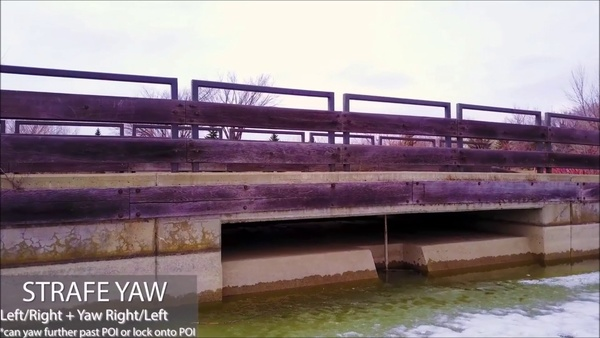
#> input picture Image to depth map/Opencv example/Left5.jpg, 600 x 338 px
$ python example2.py
#> lines starting #> are read from the running program, lines starting #| are printed output that depends on the picture
import numpy as np
from sklearn.preprocessing import normalize
import cv2

print('loading images...')
imgL = cv2.imread('Left5.jpg')
#> imgL is the input picture: shape (338, 600, 3); mean B, G, R 133.3, 127.3, 142.3
imgR = cv2.imread('Right5.jpg')
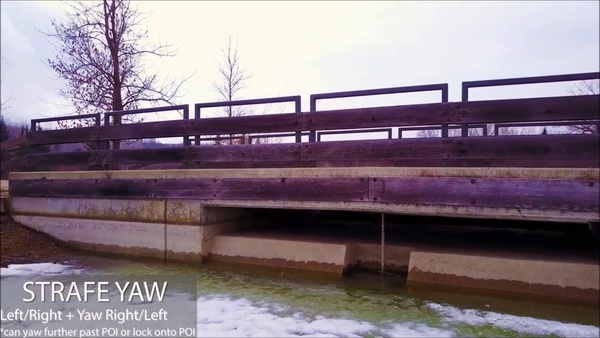
#> input picture Image to depth map/Opencv example/Right5.jpg, 600 x 338 px
#> imgR is the input picture: shape (338, 600, 3); mean B, G, R 131.2, 121.4, 135.2

# SGBM Parameters -----------------
window_size = 3                     # wsize default 3; 5; 7 for SGBM reduced size image; 15 for SGBM full size image (1300px and above); 5 Works nicely

left_matcher = cv2.StereoSGBM_create(
    minDisparity=0,
    numDisparities=160,             # max_disp has to be dividable by 16 f. E. HH 192, 256
    blockSize=5,
    P1=8 * 3 * window_size ** 2,    # wsize default 3; 5; 7 for SGBM reduced size image; 15 for SGBM full size image (1300px and above); 5 Works nicely
    P2=32 * 3 * window_size ** 2,
    disp12MaxDiff=1,
    uniquenessRatio=15,
    speckleWindowSize=0,
    speckleRange=2,
    preFilterCap=63,
    mode=cv2.STEREO_SGBM_MODE_SGBM_3WAY
    #mode=cv2.STEREO_BM_BASIC_PRESET,
    #SADWindowSize=15
)

right_matcher = cv2.ximgproc.createRightMatcher(left_matcher)

# FILTER Parameters
lmbda = 80000
sigma = 1.2
visual_multiplier = 1.0

wls_filter = cv2.ximgproc.createDisparityWLSFilter(matcher_left=left_matcher)
wls_filter.setLambda(lmbda)
wls_filter.setSigmaColor(sigma)

print('computing disparity...')
displ = left_matcher.compute(imgL, imgR)  # .astype(np.float32)/16
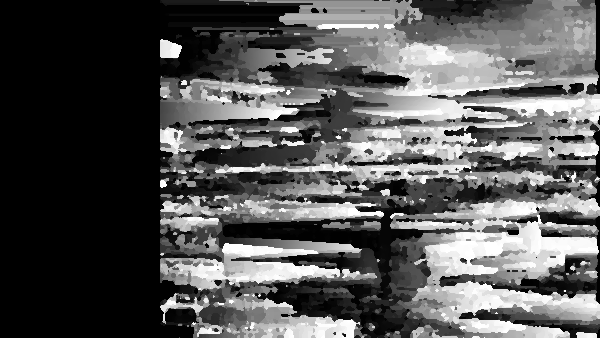
#> displ: shape (338, 600) int16; min -16, max 2544, mean 861; drawn with min black and max white
dispr = right_matcher.compute(imgR, imgL)  # .astype(np.float32)/16
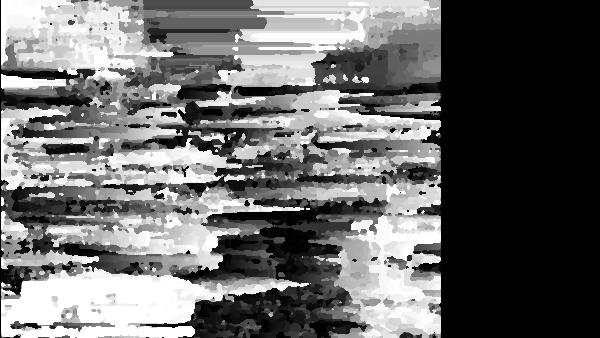
#> dispr: shape (338, 600) int16; min -2560, max 0, mean -1486.8; drawn with min black and max white
displ = np.int16(displ)
dispr = np.int16(dispr)
filteredImg = wls_filter.filter(displ, imgL, None, dispr)  # important to put "imgL" here!!!
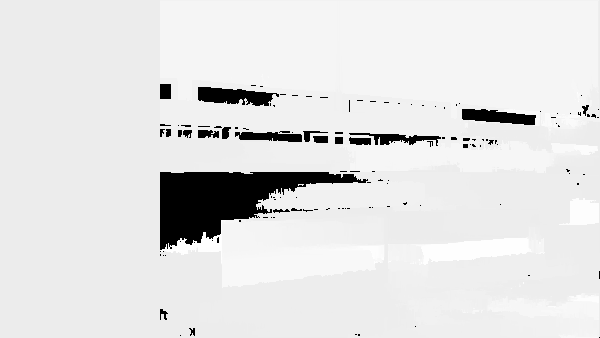
#> filteredImg: shape (338, 600) int16; min -32768, max 2539, mean -1397; drawn with min black and max white

filteredImg = cv2.normalize(src=filteredImg, dst=filteredImg, beta=0, alpha=255, norm_type=cv2.NORM_MINMAX);
filteredImg = np.uint8(filteredImg)
cv2.imshow('Disparity Map', filteredImg)
cv2.waitKey()
cv2.imwrite("Testl.jpg", left_matcher)
cv2.imwrite("Testr.jpg", right_matcher)
cv2.imwrite("Test5.jpg", filteredImg)
del imgL
del imgR
del displ
del dispr
del left_matcher
del right_matcher
del wls_filter
del filteredImg

cv2.destroyAllWindows()
